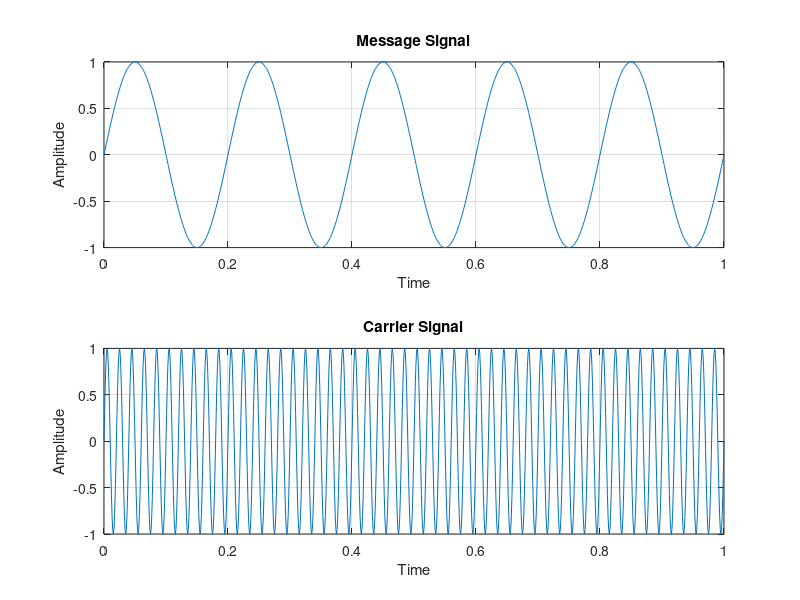

MATLAB code for this plot:
clc;
clear;
close all;

% Time Vector

t = 0:0.001:1;


% Message Signal

fm = 5;

message = sin(2*pi*fm*t);



%% Carrier Signal

fc = 50;

carrier = sin(2*pi*fc*t);



% Plot Message Signal


figure;

subplot(2,1,1);

plot(t,message);

title('Message Signal');

xlabel('Time');

ylabel('Amplitude');

grid on;



% Plot Carrier Signal


subplot(2,1,2);

plot(t,carrier);

title('Carrier Signal');

xlabel('Time');

ylabel('Amplitude');

grid on;
